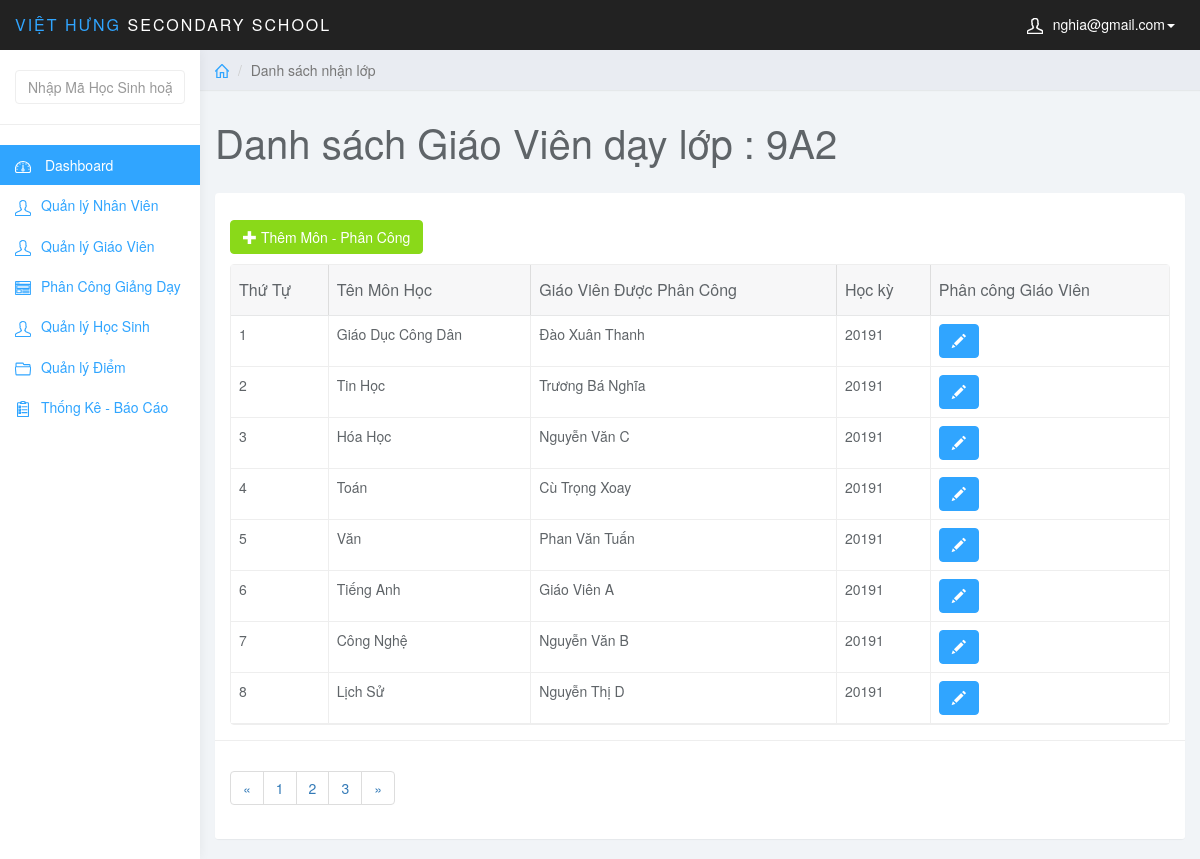
Before: /admin/index.php?page=list_mon&id_class=1 (signed in) with the older database file.
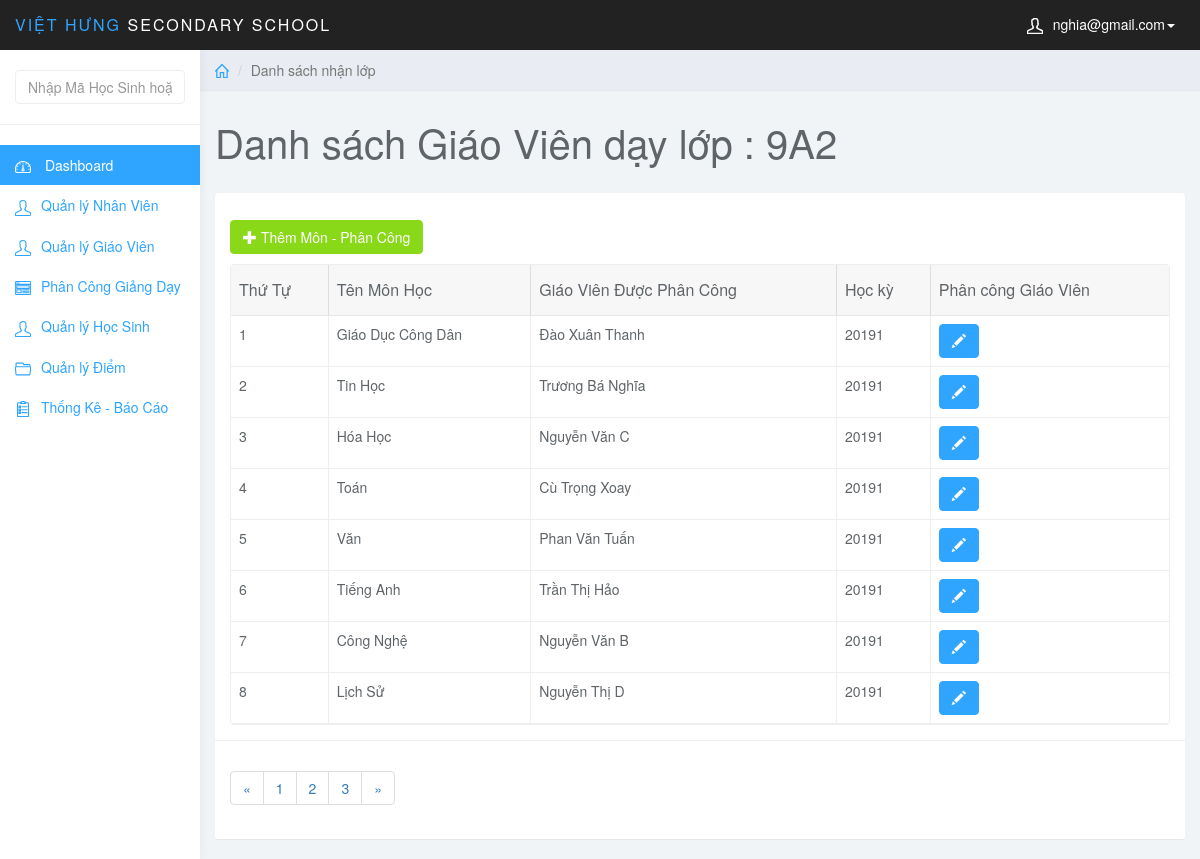
After: the same page with the newer database file.
### tables this page shows
CREATE TABLE `dayhoc` (
  `MaDayHoc` int(5) NOT NULL AUTO_INCREMENT,
  `MaMonHoc` varchar(5) NOT NULL,
  `MaGV` int(6) NOT NULL,
  `MaLopHoc` varchar(10) NOT NULL,
  `MaHocKy` varchar(5) NOT NULL,
  `MoTaPhanCong` varchar(50) NOT NULL,
  PRIMARY KEY (`MaDayHoc`),
  KEY `fk_day_monhoc` (`MaMonHoc`),
  KEY `fk_day_gv` (`MaGV`),
  KEY `fk_day_hocky` (`MaHocKy`),
  KEY `fk_day_lophoc` (`MaLopHoc`),
  CONSTRAINT `fk_day_gv` FOREIGN KEY (`MaGV`) REFERENCES `giaovien` (`MaGV`),
  CONSTRAINT `fk_day_hocky` FOREIGN KEY (`MaHocKy`) REFERENCES `hocky` (`MaHocKy`),
  CONSTRAINT `fk_day_lophoc` FOREIGN KEY (`MaLopHoc`) REFERENCES `lophoc` (`MaLopHoc`),
  CONSTRAINT `fk_day_monhoc` FOREIGN KEY (`MaMonHoc`) REFERENCES `monhoc` (`MaMonHoc`)
);

CREATE TABLE `giaovien` (
  `MaGV` int(6) NOT NULL,
  `MaMonHoc` varchar(5) NOT NULL,
  `TenGV` varchar(50) NOT NULL,
  `DiaChi` varchar(50) NOT NULL,
  `SDT` varchar(11) NOT NULL,
  `gv_mail` varchar(50) NOT NULL,
  `gv_pass` varchar(50) NOT NULL,
  PRIMARY KEY (`MaGV`),
  UNIQUE KEY `SDT` (`SDT`),
  KEY `fk_gv_mh` (`MaMonHoc`),
  CONSTRAINT `fk_gv_mh` FOREIGN KEY (`MaMonHoc`) REFERENCES `monhoc` (`MaMonHoc`)
);

CREATE TABLE `monhoc` (
  `MaMonHoc` varchar(5) NOT NULL,
  `TenMonHoc` varchar(20) NOT NULL,
  `SoTiet` int(20) NOT NULL,
  `HeSoMonHoc` int(1) NOT NULL,
  PRIMARY KEY (`MaMonHoc`)
);

### admin/list_mon.php (the view, shortened to what this page needs)
<?php
    $class_id = $_GET['id_class'];
    $sql_lophoc = "SELECT * FROM dayhoc JOIN monhoc ON dayhoc.MaMonHoc = monhoc.MaMonHoc JOIN giaovien ON dayhoc.MaGV = giaovien.MaGV JOIN lophoc ON dayhoc.MaLopHoc = lophoc.MaLopHoc WHERE dayhoc.MaLopHoc = '$class_id'";
    $query_lophoc = mysqli_query($conn,$sql_lophoc);
    $row_lophoc = mysqli_fetch_assoc($query_lophoc);
?>
<div class="col-sm-9 col-sm-offset-3 col-lg-10 col-lg-offset-2 main">
		<div class="row">
			<ol class="breadcrumb">
				<li><a href="index.php"><svg class="glyph stroked home"><use xlink:href="#stroked-home"></use></svg></a></li>
				<li class="active">Danh sách nhận lớp</li>
			</ol>
		</div>
		<div class="row">
			<div class="col-lg-12">
				<h1 class="page-header">Danh sách Giáo Viên dạy lớp : <?php echo $row_lophoc['Tenlophoc']; ?></h1>
			</div>
		</div>
        <div id="toolbar" class="btn-group">
            <a href="index.php?page=add_mon&id_class=<?php echo $class_id; ?>" class="btn btn-success">
                <i class="glyphicon glyphicon-plus"></i> Thêm Môn - Phân Công
            </a>
        </div>
		<div class="row">
			<div class="col-lg-12">
				<div class="panel panel-default">
					<div class="panel-body">
                        <table
                            data-toolbar="#toolbar"
                            data-toggle="table">
						    <thead>
						    <tr>
                                <th>Thứ Tự</th>
						        <th data-field="id" data-sortable="true">Tên Môn Học</th>
                                <th data-field="name"  data-sortable="true">Giáo Viên Được Phân Công</th>
                                <th>Học kỳ</th>
                                <th data-field="price" data-sortable="true">Phân công Giáo Viên</th>
						    </tr>
                            </thead>
                            <tbody>
                                <?php
                                    $sql_view = "SELECT * FROM dayhoc JOIN monhoc ON dayhoc.MaMonHoc = monhoc.MaMonHoc JOIN giaovien ON dayhoc.MaGV = giaovien.MaGV WHERE dayhoc.MaLopHoc = '$class_id'";
                                    $query_view = mysqli_query($conn,$sql_view);
                                    $i = 1;
                                    while ($row_view = mysqli_fetch_assoc($query_view)) {
                                    ?>
                                        <tr>
                                            <td><?php echo $i++; ?></td>
                                            <td style=""><?php echo $row_view['TenMonHoc'] ?></td>
                                            <td style=""><?php echo $row_view['TenGV'] ?></td>
                                            <td><?php echo $row_view['MaHocKy'] ?></td>
                                            <td class="form-group">
                                                <a href="index.php?page=edit_mon&id_mon=<?php echo $row_view['MaMonHoc']; ?>&id_class=<?php echo $class_id; ?>" class="btn btn-primary"><i class="glyphicon glyphicon-pencil"></i></a>
                                            </td>
                                        </tr>
                                    <?php } ?>
                            </tbody>
						</table>
                    </div>
                    <div class="panel-footer">
                        <nav aria-label="Page navigation example">
                            <ul class="pagination">
                                <li class="page-item"><a class="page-link" href="#">&laquo;</a></li>
                                <li class="page-item"><a class="page-link" href="#">1</a></li>
                                <li class="page-item"><a class="page-link" href="#">2</a></li>
                                <li class="page-item"><a class="page-link" href="#">3</a></li>
                                <li class="page-item"><a class="page-link" href="#">&raquo;</a></li>
                            </ul>
                        </nav>
                    </div>
				</div>
			</div>
		</div>
	</div>

Changed rows visible on the page:
changed dayhoc "Tiếng Anh": MaGV.TenGV "Giáo Viên A" → "Trần Thị Hảo"
